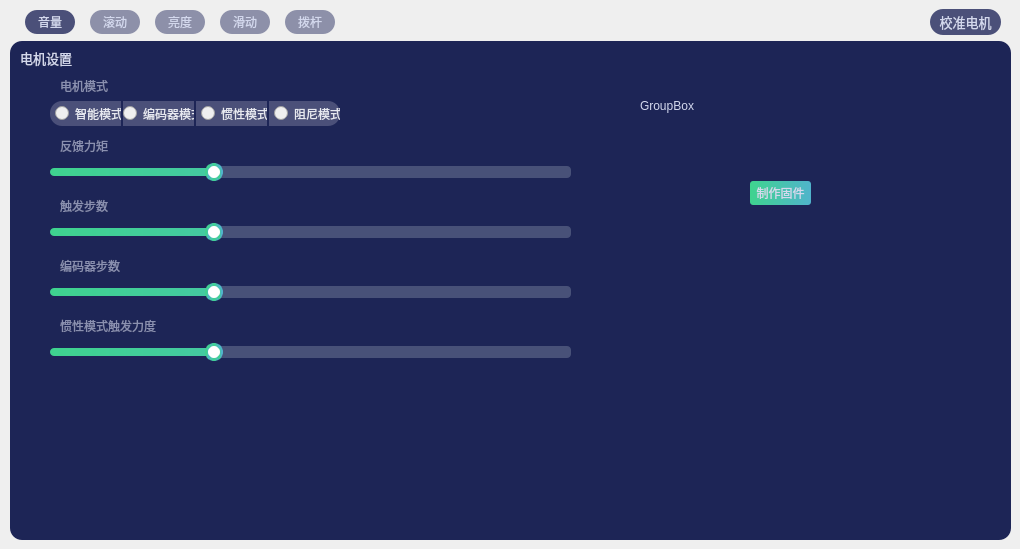
      <widget class="QWidget" name="ctrl_tab_knob">
       <property name="enabled">
        <bool>false</bool>
       </property>
       <attribute name="title">
        <string>电机</string>
       </attribute>
       <widget class="QTabWidget" name="ctrl_tabWidget_knob">
        <property name="enabled">
         <bool>false</bool>
        </property>
        <property name="geometry">
         <rect>
          <x>10</x>
          <y>10</y>
          <width>341</width>
          <height>31</height>
         </rect>
        </property>
        <property name="font">
         <font>
          <family>黑体</family>
          <pointsize>9</pointsize>
         </font>
        </property>
        <property name="tabletTracking">
         <bool>false</bool>
        </property>
        <property name="focusPolicy">
         <enum>Qt::FocusPolicy::TabFocus</enum>
        </property>
        <property name="styleSheet">
         <string notr="true">QTabBar {
border: none;
}
QTabWidget::pane {
    border: none; /* 去除选项卡内容区域的边框 */
}
QTabBar::tab{
	height:24px;
	width:50px;
	color: rgb(211, 216, 237);
	margin-left: 15px;
    border-radius: 12px;
    background-color: rgba(75, 80, 121,0.6);
}
QTabBar::tab:hover{
background-color: rgba(75, 80, 121,0.8);
}
QTabBar::tab:selected {
    background-color: rgba(75, 80, 121,1);
}
</string>
        </property>
        <property name="tabPosition">
         <enum>QTabWidget::TabPosition::North</enum>
        </property>
        <property name="tabShape">
         <enum>QTabWidget::TabShape::Rounded</enum>
        </property>
        <property name="currentIndex">
         <number>0</number>
        </property>
        <widget class="QWidget" name="ctrl_tab_knob_2">
         <attribute name="title">
          <string>音量</string>
         </attribute>
        </widget>
        <widget class="QWidget" name="ctrl_tab_Plugin_2">
         <attribute name="title">
          <string>滚动</string>
         </attribute>
        </widget>
        <widget class="QWidget" name="tab">
         <attribute name="title">
          <string>亮度</string>
         </attribute>
        </widget>
        <widget class="QWidget" name="tab_3">
         <attribute name="title">
          <string>滑动</string>
         </attribute>
        </widget>
        <widget class="QWidget" name="knob_paddle">
         <attribute name="title">
          <string>拨杆</string>
         </attribute>
        </widget>
       </widget>
       <widget class="QPushButton" name="ctrl_knob_button_calibration">
        <property name="geometry">
         <rect>
          <x>930</x>
          <y>9</y>
          <width>71</width>
          <height>26</height>
         </rect>
        </property>
        <property name="font">
         <font>
          <family>黑体</family>
          <pointsize>10</pointsize>
         </font>
        </property>
        <property name="styleSheet">
         <string notr="true">QPushButton {
    background-color: rgba(75, 80, 121,1);
    border-radius: 13px;
    color: rgb(211, 216, 237);
}
QPushButton:hover {
    background-color: rgba(75, 80, 121,0.8);
}
QPushButton:pressed {
    background-color: rgba(75, 80, 121,0.6);
}
QPushButton:focus {
    outline: none;
}
</string>
        </property>
        <property name="text">
         <string>校准电机</string>
        </property>
       </widget>
       <widget class="QGroupBox" name="groupBox_9">
        <property name="enabled">
         <bool>false</bool>
        </property>
        <property name="geometry">
         <rect>
          <x>10</x>
          <y>41</y>
          <width>1001</width>
          <height>499</height>
         </rect>
        </property>
        <property name="font">
         <font>
          <family>黑体</family>
          <pointsize>10</pointsize>
          <bold>false</bold>
         </font>
        </property>
        <property name="styleSheet">
         <string notr="true">QGroupBox {
    border: none; /* 移除边框 */
	background:rgb(29, 37, 86);
	color: rgb(211, 216, 237);
	border-radius: 12px;

}
QGroupBox::title {
	margin-top: 8px;
	margin-left: 8px;
}</string>
        </property>
        <property name="title">
         <string>电机设置</string>
        </property>
        <widget class="QGroupBox" name="groupBox_6">
         <property name="geometry">
          <rect>
           <x>30</x>
           <y>30</y>
           <width>301</width>
           <height>71</height>
          </rect>
         </property>
         <property name="styleSheet">
          <string notr="true">QGroupBox {
    border: none; /* 移除边框 */
	color:rgb(138, 144, 176);
}
QGroupBox::title {
	margin-top: 8px;
	margin-left: 18px;
}</string>
         </property>
         <property name="title">
          <string>电机模式</string>
         </property>
         <widget class="QRadioButton" name="ctrl_knob_mode_switch_1">
          <property name="geometry">
           <rect>
            <x>10</x>
            <y>30</y>
            <width>71</width>
            <height>25</height>
           </rect>
          </property>
          <property name="styleSheet">
           <string notr="true">QRadioButton {
color: rgb(230, 232, 240);
border-top-left-radius: 12px;
border-bottom-left-radius: 12px;
padding-left: 5px;
}
QRadioButton::unchecked {
background-color: rgba(75, 80, 121,1);
}
QRadioButton::checked {
background:qlineargradient(x1:0, y1:1, x2:1, y2:1, stop:0 #3fd38f, stop:1 #50b4cb);
border: none;
}
QRadioButton::indicator {
image: none;
width: 0px;
height: 0px;
}</string>
          </property>
          <property name="text">
           <string>智能模式</string>
          </property>
          <property name="checked">
           <bool>false</bool>
          </property>
         </widget>
         <widget class="QRadioButton" name="ctrl_knob_mode_switch_3">
          <property name="geometry">
           <rect>
            <x>156</x>
            <y>30</y>
            <width>71</width>
            <height>25</height>
           </rect>
          </property>
          <property name="styleSheet">
           <string notr="true">QRadioButton {
color: rgb(230, 232, 240);
padding-left: 5px;
}
QRadioButton::unchecked {
background-color: rgba(75, 80, 121,1);
}
QRadioButton::checked {
background:qlineargradient(x1:0, y1:1, x2:1, y2:1, stop:0 #3fd38f, stop:1 #50b4cb);
border: none;
}
QRadioButton::indicator {
image: none;
width: 0px;
height: 0px;
}</string>
          </property>
          <property name="text">
           <string>惯性模式</string>
          </property>
         </widget>
         <widget class="QRadioButton" name="ctrl_knob_mode_switch_2">
          <property name="geometry">
           <rect>
            <x>83</x>
            <y>30</y>
            <width>71</width>
            <height>25</height>
           </rect>
          </property>
          <property name="styleSheet">
           <string notr="true">QRadioButton {
color: rgb(230, 232, 240);
}
QRadioButton::unchecked {
background-color: rgba(75, 80, 121,1);
}
QRadioButton::checked {
background:qlineargradient(x1:0, y1:1, x2:1, y2:1, stop:0 #3fd38f, stop:1 #50b4cb);
border: none;
}
QRadioButton::indicator {
image: none;
width: 0px;
height: 0px;
}</string>
          </property>
          <property name="text">
           <string>编码器模式</string>
          </property>
          <property name="checked">
           <bool>false</bool>
          </property>
         </widget>
         <widget class="QRadioButton" name="ctrl_knob_mode_switch_4">
          <property name="geometry">
           <rect>
            <x>229</x>
            <y>30</y>
            <width>71</width>
            <height>25</height>
           </rect>
          </property>
          <property name="styleSheet">
           <string notr="true">QRadioButton {
color: rgb(230, 232, 240);
border-top-right-radius: 12px;
border-bottom-right-radius: 12px;
padding-left: 5px;
}
QRadioButton::unchecked {
background-color: rgba(75, 80, 121,1);
}
QRadioButton::checked {
background:qlineargradient(x1:0, y1:1, x2:1, y2:1, stop:0 #3fd38f, stop:1 #50b4cb);
border: none;
}
QRadioButton::indicator {
image: none;
width: 0px;
height: 0px;
}</string>
          </property>
          <property name="text">
           <string>阻尼模式</string>
          </property>
         </widget>
         <widget class="QRadioButton" name="ctrl_knob_mode_switch_none">
          <property name="geometry">
           <rect>
            <x>340</x>
            <y>30</y>
            <width>71</width>
            <height>25</height>
           </rect>
          </property>
          <property name="styleSheet">
           <string notr="true">QRadioButton {
color: rgb(230, 232, 240);
padding-left: 5px;
}
QRadioButton::unchecked {
background-color: rgba(75, 80, 121,1);
}
QRadioButton::checked {
background:qlineargradient(x1:0, y1:1, x2:1, y2:1, stop:0 #3fd38f, stop:1 #50b4cb);
border: none;
}
QRadioButton::indicator {
width: 0px;
height: 0px;
}</string>
          </property>
          <property name="text">
           <string>惯性模式</string>
          </property>
          <property name="checked">
           <bool>true</bool>
          </property>
         </widget>
        </widget>
        <widget class="QGroupBox" name="groupBox_10">
         <property name="geometry">
          <rect>
           <x>30</x>
           <y>90</y>
           <width>561</width>
           <height>61</height>
          </rect>
         </property>
         <property name="styleSheet">
          <string notr="true">QGroupBox {
    border: none; /* 移除边框 */
	color:rgb(138, 144, 176);
}
QGroupBox::title {
	margin-top: 8px;
	margin-left: 18px;
}</string>
         </property>
         <property name="title">
          <string>反馈力矩</string>
         </property>
         <widget class="QSlider" name="ctrl_knob_horizontalSlider_feedback">
          <property name="geometry">
           <rect>
            <x>10</x>
            <y>30</y>
            <width>521</width>
            <height>22</height>
           </rect>
          </property>
          <property name="styleSheet">
           <string notr="true">QSlider
{
    background:rgba(0,0,0,0);
    border-style: outset;
    border-radius: 3px;
}

QSlider::groove:horizontal
{
    height: 8px;
background:qlineargradient(x1:0, y1:1, x2:1, y2:1, stop:0 #3fd38f, stop:1 #50b4cb);
    margin: 2px 0;
border-radius:4px;
}
QSlider::handle:horizontal
{
    background: #fff;
    width: 12px;
    height: 12px;
    margin: -5px 6px -5px 6px;
    border-radius:9px;
    border: 3px solid qlineargradient(x1:0, y1:1, x2:1, y2:1, stop:0 #3fd38f, stop:1 #50b4cb);
}
QSlider::add-page:horizontal
{
    height: 8px;
background: rgb(72,81,120);
border-radius:4px;
}</string>
          </property>
          <property name="value">
           <number>30</number>
          </property>
          <property name="orientation">
           <enum>Qt::Orientation::Horizontal</enum>
          </property>
         </widget>
         <widget class="QLabel" name="ctrl_knob_label_feedback">
          <property name="geometry">
           <rect>
            <x>532</x>
            <y>26</y>
            <width>31</width>
            <height>31</height>
           </rect>
          </property>
          <property name="font">
           <font>
            <family>黑体</family>
            <pointsize>10</pointsize>
           </font>
          </property>
          <property name="styleSheet">
           <string notr="true">background:rgb(29, 37, 86);
color:rgb(138, 144, 176);</string>
          </property>
          <property name="text">
           <string/>
          </property>
          <property name="alignment">
           <set>Qt::AlignmentFlag::AlignCenter</set>
          </property>
         </widget>
        </widget>
        <widget class="QGroupBox" name="ctrl_knob_groupBox_step">
         <property name="geometry">
          <rect>
           <x>30</x>
           <y>210</y>
           <width>561</width>
           <height>61</height>
          </rect>
         </property>
         <property name="styleSheet">
          <string notr="true">QGroupBox {
    border: none; /* 移除边框 */
	color:rgb(138, 144, 176);
}
QGroupBox::title {
	margin-top: 8px;
	margin-left: 18px;
}</string>
         </property>
         <property name="title">
          <string>编码器步数</string>
         </property>
         <widget class="QSlider" name="ctrl_knob_horizontalSlider_step">
          <property name="geometry">
           <rect>
            <x>10</x>
            <y>30</y>
            <width>521</width>
            <height>22</height>
           </rect>
          </property>
          <property name="styleSheet">
           <string notr="true">QSlider
{
    background:rgba(0,0,0,0);
    border-style: outset;
    border-radius: 3px;
}

QSlider::groove:horizontal
{
    height: 8px;
background:qlineargradient(x1:0, y1:1, x2:1, y2:1, stop:0 #3fd38f, stop:1 #50b4cb);
    margin: 2px 0;
border-radius:4px;
}
QSlider::handle:horizontal
{
    background: #fff;
    width: 12px;
    height: 12px;
    margin: -5px 6px -5px 6px;
    border-radius:9px;
    border: 3px solid qlineargradient(x1:0, y1:1, x2:1, y2:1, stop:0 #3fd38f, stop:1 #50b4cb);
}
QSlider::add-page:horizontal
{
    height: 8px;
background: rgb(72,81,120);
border-radius:4px;
}</string>
          </property>
          <property name="value">
           <number>30</number>
          </property>
          <property name="orientation">
           <enum>Qt::Orientation::Horizontal</enum>
          </property>
         </widget>
         <widget class="QLabel" name="ctrl_knob_label_step">
          <property name="geometry">
           <rect>
            <x>532</x>
            <y>26</y>
            <width>31</width>
            <height>31</height>
           </rect>
          </property>
          <property name="font">
           <font>
            <family>黑体</family>
            <pointsize>10</pointsize>
           </font>
          </property>
          <property name="styleSheet">
           <string notr="true">background:rgb(29, 37, 86);
color:rgb(138, 144, 176);</string>
          </property>
          <property name="text">
           <string/>
          </property>
          <property name="alignment">
           <set>Qt::AlignmentFlag::AlignCenter</set>
          </property>
         </widget>
        </widget>
        <widget class="QGroupBox" name="ctrl_knob_groupBox_limit">
         <property name="geometry">
          <rect>
           <x>30</x>
           <y>270</y>
           <width>561</width>
           <height>61</height>
          </rect>
         </property>
         <property name="styleSheet">
          <string notr="true">QGroupBox {
    border: none; /* 移除边框 */
	color:rgb(138, 144, 176);
}
QGroupBox::title {
	margin-top: 8px;
	margin-left: 18px;
}</string>
         </property>
         <property name="title">
          <string>惯性模式触发力度</string>
         </property>
         <widget class="QSlider" name="ctrl_knob_horizontalSlider_limit">
          <property name="geometry">
           <rect>
            <x>10</x>
            <y>30</y>
            <width>521</width>
            <height>22</height>
           </rect>
          </property>
          <property name="styleSheet">
           <string notr="true">QSlider
{
    background:rgba(0,0,0,0);
    border-style: outset;
    border-radius: 3px;
}

QSlider::groove:horizontal
{
    height: 8px;
background:qlineargradient(x1:0, y1:1, x2:1, y2:1, stop:0 #3fd38f, stop:1 #50b4cb);
    margin: 2px 0;
border-radius:4px;
}
QSlider::handle:horizontal
{
    background: #fff;
    width: 12px;
    height: 12px;
    margin: -5px 6px -5px 6px;
    border-radius:9px;
    border: 3px solid qlineargradient(x1:0, y1:1, x2:1, y2:1, stop:0 #3fd38f, stop:1 #50b4cb);
}
QSlider::add-page:horizontal
{
    height: 8px;
background: rgb(72,81,120);
border-radius:4px;
}</string>
          </property>
          <property name="value">
           <number>30</number>
          </property>
          <property name="orientation">
           <enum>Qt::Orientation::Horizontal</enum>
          </property>
         </widget>
         <widget class="QLabel" name="ctrl_knob_label_limit">
          <property name="geometry">
           <rect>
            <x>532</x>
            <y>26</y>
            <width>31</width>
            <height>31</height>
           </rect>
          </property>
          <property name="font">
           <font>
            <family>黑体</family>
            <pointsize>10</pointsize>
           </font>
          </property>
          <property name="styleSheet">
           <string notr="true">background:rgb(29, 37, 86);
color:rgb(138, 144, 176);</string>
          </property>
          <property name="text">
           <string/>
          </property>
          <property name="alignment">
           <set>Qt::AlignmentFlag::AlignCenter</set>
          </property>
         </widget>
        </widget>
        <widget class="QGroupBox" name="ctrl_knob_groupBox_triggerstep">
         <property name="geometry">
          <rect>
           <x>30</x>
           <y>150</y>
           <width>561</width>
           <height>61</height>
          </rect>
         </property>
         <property name="styleSheet">
          <string notr="true">QGroupBox {
    border: none; /* 移除边框 */
	color:rgb(138, 144, 176);
}
QGroupBox::title {
	margin-top: 8px;
	margin-left: 18px;
}</string>
         </property>
         <property name="title">
          <string>触发步数</string>
         </property>
         <widget class="QSlider" name="ctrl_knob_horizontalSlider_triggerstep">
          <property name="geometry">
           <rect>
            <x>10</x>
            <y>30</y>
            <width>521</width>
            <height>22</height>
           </rect>
          </property>
          <property name="styleSheet">
           <string notr="true">QSlider
{
    background:rgba(0,0,0,0);
    border-style: outset;
    border-radius: 3px;
}

QSlider::groove:horizontal
{
    height: 8px;
background:qlineargradient(x1:0, y1:1, x2:1, y2:1, stop:0 #3fd38f, stop:1 #50b4cb);
    margin: 2px 0;
border-radius:4px;
}
QSlider::handle:horizontal
{
    background: #fff;
    width: 12px;
    height: 12px;
    margin: -5px 6px -5px 6px;
    border-radius:9px;
    border: 3px solid qlineargradient(x1:0, y1:1, x2:1, y2:1, stop:0 #3fd38f, stop:1 #50b4cb);
}
QSlider::add-page:horizontal
{
    height: 8px;
background: rgb(72,81,120);
border-radius:4px;
}</string>
          </property>
          <property name="value">
           <number>30</number>
          </property>
          <property name="orientation">
           <enum>Qt::Orientation::Horizontal</enum>
          </property>
         </widget>
         <widget class="QLabel" name="ctrl_knob_label_triggerstep">
          <property name="geometry">
           <rect>
            <x>532</x>
            <y>26</y>
            <width>31</width>
            <height>31</height>
           </rect>
          </property>
          <property name="font">
           <font>
            <family>黑体</family>
            <pointsize>10</pointsize>
           </font>
          </property>
          <property name="styleSheet">
           <string notr="true">background:rgb(29, 37, 86);
color:rgb(138, 144, 176);</string>
          </property>
          <property name="text">
           <string/>
          </property>
          <property name="alignment">
           <set>Qt::AlignmentFlag::AlignCenter</set>
          </property>
         </widget>
        </widget>
        <widget class="QGroupBox" name="groupBox_16">
         <property name="geometry">
          <rect>
           <x>620</x>
           <y>50</y>
           <width>341</width>
           <height>301</height>
          </rect>
         </property>
         <property name="title">
          <string>GroupBox</string>
         </property>
         <widget class="QPushButton" name="ctrl_knob_button_setup">
          <property name="geometry">
           <rect>
            <x>120</x>
            <y>90</y>
            <width>61</width>
            <height>24</height>
           </rect>
          </property>
          <property name="styleSheet">
           <string notr="true">background:qlineargradient(x1:0, y1:1, x2:1, y2:1, stop:0 #3fd38f, stop:1 #50b4cb);
color: rgb(211, 216, 237);
border-radius: 3px;
border: none;</string>
          </property>
          <property name="text">
           <string>制作固件</string>
          </property>
         </widget>
        </widget>
       </widget>
      </widget>
